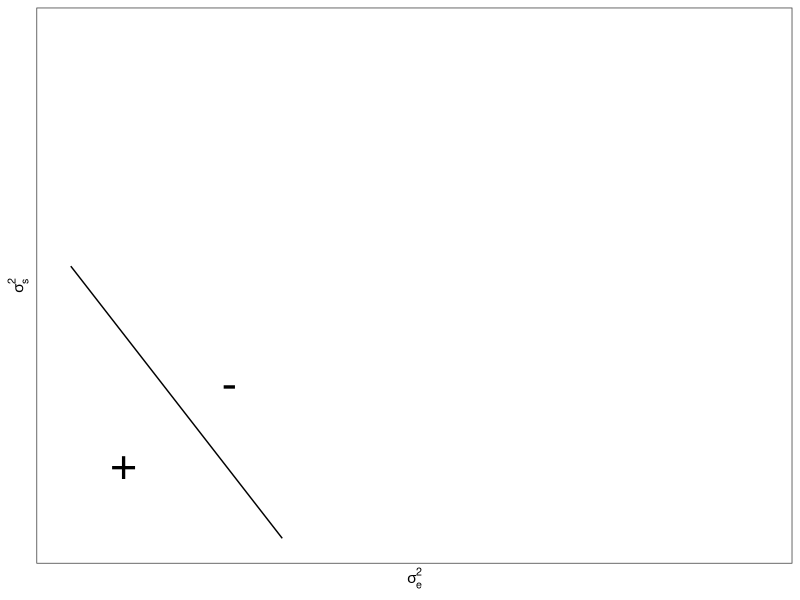
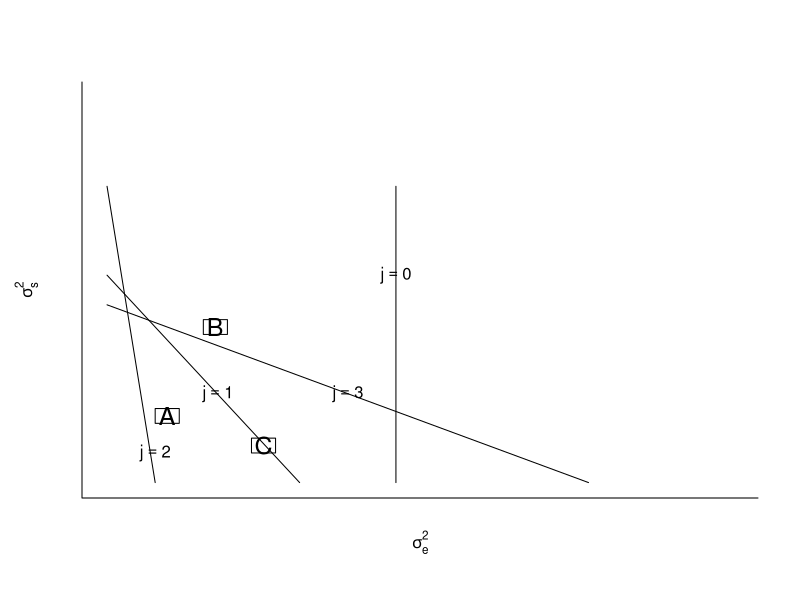

R code for these plots, in order: (Note: this script raises an error after producing the figures.)
library(ggplot2)

# dinvgamma: density function of the inverse-gamma distribution
dinvgamma = function(x, shape = 1, rate = 1, scale = 1/rate, log = FALSE) {
    # return( rate^shape / gamma(shape) * x^(-shape-1) * exp(-rate/x) )
    logval = shape*log(rate) - lgamma(shape) - (shape+1)*log(x) - rate/x
    if (log)
	return(logval)
    else
	return(exp(logval))
}

# pinvgamma: cumulative distribution function of the inverse-gamma distribution
pinvgamma = function(q, shape = 1, rate = 1, scale = 1/rate,
			lower.tail = TRUE, log.p = FALSE) {
    return( pgamma(1/q,shape,rate,scale,!lower.tail,log.p) )
}

# qinvgamma: quantile function of the inverse-gamma distribution
qinvgamma = function(p, shape = 1, rate = 1, scale = 1/rate,
			lower.tail = TRUE, log.p = FALSE) {
    return( 1 / qgamma(p,shape,rate,scale,!lower.tail,log.p) )
}

# rinvgamma: sample a vector of inverse-gamma random variables
rinvgamma = function(n, shape = 1, rate = 1, scale = 1/rate) {
    return( 1 / rgamma(n,shape,rate,scale) )
}

# base graphics
baseplot <- function(...){
  plot ( x=c(0,1.3), y=c(0,1.3), type="n", bty="l",
         xlab = expression(sigma[e]^2), ylab = expression(sigma[s]^2),
         line=2,
         xaxt="n", yaxt="n",
         ...
       )
}

line1 <- function ( label=TRUE, ... ){
  lines ( x=c(0,.4), y=c(.7,0), ... )
  if(label) text ( x=.23, y=.3, expression(j==1) )
}
line2 <- function ( label=TRUE, ... ){
  lines ( x=c(0,.1), y=c(1,0), ... )
  if(label) text ( x=.1, y=.1, expression(j==2) )
}
line3 <- function ( label=TRUE, ... ){
  lines ( x=c(0,1), y=c(.6,0), ... )
  if(label) text ( x=.5, y=.3, expression(j==3) )
}
line0 <- function ( label=TRUE, ... ){
  lines ( x=c(.6,.6), y=c(1,0), ... )
  if(label) text ( x=.6, y=.7, expression(j==0) )
}
linev <- function ( label=TRUE, ... ){
  lines ( x=c(.6,.6), y=c(1,0), ... )
  if(label) text ( x=.61, y=.4, expression(j==v) )
}
lineh <- function ( label=TRUE, ... ){
  lines ( x=c(0,1), y=c(.6,.6), ... )
  if(label) text ( x=.3, y=.62, expression(j==h) )
}


boxA <- function(){
  lines ( x=c(.1, .15, .15, .1, .1), y=c(.2, .2, .25, .25, .2) )
  text ( x=.125, y=.225, "A", cex=1.5)
}
boxB <- function(){
  lines ( x=c(.2, .25, .25, .2, .2), y=c(.5, .5, .55, .55, .5) )
  text ( x=.225, y=.525, "B", cex=1.5)
}
boxC <- function(){
  lines ( x=c(.3,.35,.35,.3,.3), y=c(.1,.1,.15,.15,.1) )
  text ( x=.325, y=.125, "C", cex=1.5)
}
boxb <- function(){
  lines ( x=c(.3,.35,.35,.3,.3), y=c(.1,.1,.15,.15,.1) )
  text ( x=.325, y=.125, expression(italic(b)), cex=1.5)
}

# ggplot2 version
df <- data.frame ( x=c(0,1.3), y=c(0,1.3) )
p <- ggplot ( df, aes(x=x,y=y) ) +
  scale_x_continuous ( limits = c(0,1.3),
                       name = expression(sigma[e]^2),
                       breaks = NULL
                     ) +
  scale_y_continuous ( limits = c(0,1.3),
                       name = expression(sigma[s]^2),
                       breaks = NULL
                     ) +
  theme_bw()
x1 <- c(0,.4); x1ann <- 0.23; y1 <- c(.7,0); y1ann <- 0.3
x2 <- c(0,.1); x2ann <- 0.1; y2 <- c(1,0); y2ann <- 0.1
x3 <- c(0,1); x3ann <- 0.5; y3 <- c(.6,0); y3ann <- 0.3
xv <- c(.6,.6); xvann <- 0.61; yv <- c(0,1); yvann <- 0.4
xh <- c(0,1); xhann <- 0.3; yh <- c(.6,.6); yhann <- 0.62
B1 <- data.frame ( x=c(0,1,1,0,0), y=c(0,0,1,1,0) )
B1annx <- c (.2,.97); B1anny <- c(.97,.2)
# B1small <- data.frame ( x=c(1,.6,.6,0,0,2/47,.1,1),
#                         y=c(0,.24,1,1,.6,27/47,0,0)
#                       )
B1small <- data.frame ( x=c(1,.6,.6,.4/7,4/110,0,0,.4/9.4,.1,1),
                        y=c(0,.24,.6,.6,7/11,1,.6,5.4/9.4,0,0)
                      )
B <- data.frame ( x=c(0,1.2,1.2,0,0), y=c(1.2,1.2,0,0,1.2) )
Bannx <- c (.2,1.17); Banny <- c(1.17,.2)

# Figure "oneline"
pdf("figs/oneline.pdf",width=5,height=5)
# baseplot()
# line1()
# text ( x=0.1, y=0.2, "+", cex=2 )
# text ( x=0.3, y=0.4, "-", cex=2 )
p + annotate ( "line", x=x1, y=y1 ) +
  annotate ( "text", x=0.1, y=0.2, size=12, label="+") +
  annotate ( "text", x=0.3, y=0.4, size=12, label="-")
dev.off()

# Figure "multilines"
pdf("figs/multilines.pdf")
baseplot()
line1()
line2()
line3()
line0()
boxA()
boxB()
boxC()
p + l1 + l2 + l3 + lv + lh
dev.off()

#Figure "boundingbox"
pdf("figs/boundingbox.pdf")
# baseplot()
# line1(lty=3)
# line2(lty=3)
# line3(lty=3)
# #line0(lty=3)
# linev(lty=3)
# lineh(lty=3)
# lines ( x=c(1,.6,.6,0,0,2/47,.1,1), y=c(0,.24,1,1,.6,27/47,0,0), lty=2 )
# lines ( x=c(0,1,1,0,0), y=c(0,0,1,1,0), lwd=2 )
# text(x=.2, y=.98, expression(B[1]))
# text(x=.98, y=.2, expression(B[1]))
# points ( x=0.5, y=1.2, pch=19 ); text ( x=.55, y=1.2, expression(bolditalic(p)[1]))
# points ( x=0.5, y=1.0, pch=19 ); text ( x=.55, y=1.05, expression(bolditalic(p)[1]^"*"))
# points ( x=1.05, y=0.5, pch=19 ); text ( x=1.1, y=0.5, expression(bolditalic(p)[2]))
# points ( x=1.0, y=0.5, pch=19 ); text ( x=0.95, y=0.5, expression(bolditalic(p)[2]^"*"))
# points ( x=1.05, y=1.1, pch=19 ); text ( x=1.05, y=1.15, expression(bolditalic(p)[3]))
# points ( x=1, y=1, pch=19 ); text ( x=1.05, y=1, expression(bolditalic(p)[3]^"*"))
p + annotate ( "line", x=x1, y=y1, lty=3 ) +
  annotate ( "line", x=x2, y=y2, lty=3 ) +
  annotate ( "line", x=x3, y=y3, lty=3 ) +
  annotate ( "line", x=xv, y=yv, lty=3 ) +
  annotate ( "line", x=xh, y=yh, lty=3 ) +
  annotate ( "text", x=x1ann, y=y1ann, size=4, parse=TRUE, label="j==1" ) +
  annotate ( "text", x=x2ann, y=y2ann, size=4, parse=TRUE, label="j==2" ) +
  annotate ( "text", x=x3ann, y=y3ann, size=4, parse=TRUE, label="j==3" ) +
  annotate ( "text", x=xvann, y=yvann, size=4, parse=TRUE, label="j==s[Z]+1" ) +
  annotate ( "text", x=xhann, y=yhann, size=4, parse=TRUE, label="j==s[Z]+2" ) +
  geom_path ( data=B1, size=.7 ) +
  annotate ( "text", x=B1annx, y=B1anny, size=4, parse=TRUE, label="B[1]") +
  annotate ( "point", x=c(.5,.5, 1.05, 1, 1.05, 1), y=c(1.2,1,.5,.5,1.1,1) ) +
  annotate ( "text", x=c(.55,.55,1.1,.95,1.05,1.05),
                     y=c(1.2,1.05,.5,.5,1.15,1), parse=TRUE,
             label = c ( "p[1]", "widetilde(p[1])",
                         "p[2]", "widetilde(p[2])",
                         "p[3]", "widetilde(p[3])" )
           )
dev.off()

#Figure "smallboundingregion"
pdf("figs/smallboundingregion.pdf")
# baseplot()
# line1(lty=3)
# line2(lty=3)
# line3(lty=3)
# linev(lty=3)
# lineh(lty=3)
#lines ( x=c(1,.6,.6,0,0,2/47,.1,1), y=c(0,.24,1,1,.6,27/47,0,0), lwd=2 )
# lines ( x=c(1,1,.6,.6,0,0,2/47,.1,1), y=c(0,.6,.6,1,1,.6,27/47,0,0), lwd=2 )
# lines ( x=c(0,1,1,0,0), y=c(0,0,1,1,0), lty=2 )
p + annotate ( "line", x=x1, y=y1, lty=3 ) +
  annotate ( "line", x=x2, y=y2, lty=3 ) +
  annotate ( "line", x=x3, y=y3, lty=3 ) +
  annotate ( "line", x=xv, y=yv, lty=3 ) +
  annotate ( "line", x=xh, y=yh, lty=3 ) +
  annotate ( "text", x=x1ann, y=y1ann, size=4, parse=TRUE, label="j==1" ) +
  annotate ( "text", x=x2ann, y=y2ann, size=4, parse=TRUE, label="j==2" ) +
  annotate ( "text", x=x3ann, y=y3ann, size=4, parse=TRUE, label="j==3" ) +
  annotate ( "text", x=xvann, y=yvann, size=4, parse=TRUE, label="j==s[Z]+1" ) +
  annotate ( "text", x=xhann, y=yhann, size=4, parse=TRUE, label="j==s[Z]+2" ) +
  geom_path ( data=B1, lty=3 ) +
  geom_path ( data=B1small, size=.7 )
dev.off()


#Figure "boundingbox2"
pdf("figs/boundingbox2.pdf")
# baseplot()
# line1(lty=3,label=FALSE)
# line2(lty=3,label=FALSE)
# line3(lty=3,label=FALSE)
# line0(lty=3,label=FALSE)
# lines ( x=c(0,1,1,0,0), y=c(0,0,1,1,0), lwd=1 )
# text (x=.97, y=.5, expression(B[1]))
# text (x=.3, y=.97, expression(B[1]))
# points ( x=0.25, y=.7, pch=19 ); text ( x=.25, y=.75, expression(bolditalic(p)[4]))
# lines (x=c(0,1.2,1.2,0,0), y=c(1.2,1.2,0,0,1.2), lwd=2)
# text (x=1.17, y=.5, expression(B))
# text (x=.3, y=1.17, expression(B))
# axis(side=1,at=1.2,labels=expression(sigma[e]^"2*"))
# axis(side=2,at=1.2,labels=expression(sigma[s]^"2*"))
# lines(x=c(1.2,1.2),y=c(1.2,1.3),lty=2)
# lines ( x=c(.6,.6), y=c(1,1.3), lty=2)
# lines(x=c(0,0),y=c(1.2,1.3),lty=2)
# points(x=1.25,y=1.25,pch=19); text(x=1.25,y=1.25,expression(bolditalic(q)[1]),pos=4)
# points(x=1.2,y=0,pch=19); text(x=1.2,y=0,expression(bolditalic(q)[1]^"*"),pos=4)
#points(x=1,y=0,pch=19); text(x=1,y=0.05,expression(bolditalic(q)[1]^"**"),pos=4)
# points (x=.8, y=1.25, pch=19); text (x=.8, y=1.25, expression(bolditalic(q)[2]),pos=4)
# points (x=.6, y=1.2, pch=19); text(x=.6,y=1.225, expression(bolditalic(q)[2]^"*"),pos=4)
#points (x=.6, y=1, pch=19); text(x=.6,y=1.025, expression(bolditalic(q)[2]^"**"),pos=4)
# points(x=.2,y=1.25,pch=19); text(x=.2, y=1.25, expression(bolditalic(q)[3]),pos=4)
# points(x=.0,y=1.2,pch=19); text(x=0, y=1.225, expression(bolditalic(q)[3]^"*"),pos=4)
#points(x=.0,y=1,pch=19); text(x=0, y=1.025, expression(bolditalic(q)[3]^"**"),pos=4)
p + annotate ( "line", x=x1, y=y1, lty=3 ) +
  annotate ( "line", x=x2, y=y2, lty=3 ) +
  annotate ( "line", x=x3, y=y3, lty=3 ) +
  annotate ( "line", x=xv, y=c(0,1.2), lty=3 ) +
  annotate ( "line", x=c(0,1.2), y=yh, lty=3 ) +
  annotate ( "text", x=x1ann, y=y1ann, size=4, parse=TRUE, label="j==1" ) +
  annotate ( "text", x=x2ann, y=y2ann, size=4, parse=TRUE, label="j==2" ) +
  annotate ( "text", x=x3ann, y=y3ann, size=4, parse=TRUE, label="j==3" ) +
  annotate ( "text", x=xvann, y=yvann, size=4, parse=TRUE, label="j==s[Z]+1" ) +
  annotate ( "text", x=xhann, y=yhann, size=4, parse=TRUE, label="j==s[Z]+2" ) +
  geom_path ( data=B1, lty=2 ) +
  annotate ( "text", x=B1annx, y=B1anny, size=4, parse=TRUE, label="B[1]") +
  annotate ( "text", x=Bannx, y=Banny, size=4, parse=TRUE, label="B") +
  geom_path ( data=B, size=.7 ) +
  annotate ( "point",
             x=c(.2, .8, 1.25, 1.25, 0, .6, 1.2, 1.2, .3),
             y=c(1.25, 1.25, 1.25, .2, 1.2, 1.2, 0, .6, .8)
           ) +
  annotate ( "text",
             x=c(.2, .8, 1.28, 1.28, .02, .6, 1.24, 1.24, .33),
             y=c(1.28, 1.28, 1.28, .2, 1.24, 1.24, .6, 0, .8),
             parse=TRUE,
             label = c ( "q[1]", "q[2]", "q[3]", "q[4]",
                         "widetilde(q[1])", "widetilde(q[2])",
                         "widetilde(q[3])", "widetilde(q[4])", "p"
                       )
           ) +
  scale_x_continuous ( name = expression(sigma[e]^2),
                       breaks=1.2,
                       labels=expression(widetilde(sigma[e]^2))
                     ) +
  scale_y_continuous ( name = expression(sigma[s]^2),
                       breaks=1.2,
                       labels=expression(widetilde(sigma[s]^2))
                     )
dev.off()

# Figure "abcboxes"
pdf("figs/abcboxes.pdf")
baseplot()
line1()
boxA()
boxB()
boxC()
dev.off()

# Figure "boxb"
pdf("figs/boxb.pdf")
baseplot()
lines ( x=c(0,1,1,0,0), y=c(0,0,1,1,0), lwd=2 )
text(x=.2, y=.98, expression(B[1]))
text(x=.98, y=.2, expression(B[1]))
line1(lty=3)
line2(lty=3)
line3(lty=3)
boxb()
dev.off()


#Figure "contour box"
pdf("figs/contourbox.pdf")
baseplot(usr=c(0,1.2,0,1.2))
line1(label=F,lty=2)
line2(label=F,lty=2)
line3(label=F,lty=2)
line0(label=F,lty=2)
arrows ( 1, 0, 1, 1.04 ); text ( x=.98, y=.5, expression(bolditalic(l)[1]))
points ( x=1, y=0, pch=19 ); text ( x=.97, y=0, expression(bolditalic(p)[1]))
arrows ( 0, 1, 1, 1 ); text ( x=.5, y=.98, expression(bolditalic(l)[2]))
points ( x=0, y=1, pch=19 ); text ( x=.022, y=.98, expression(bolditalic(p)[2]))
points ( .6, 1, pch=19 ); text ( x=.62, y=.98, expression(bolditalic(p)[3]))
dev.off()
